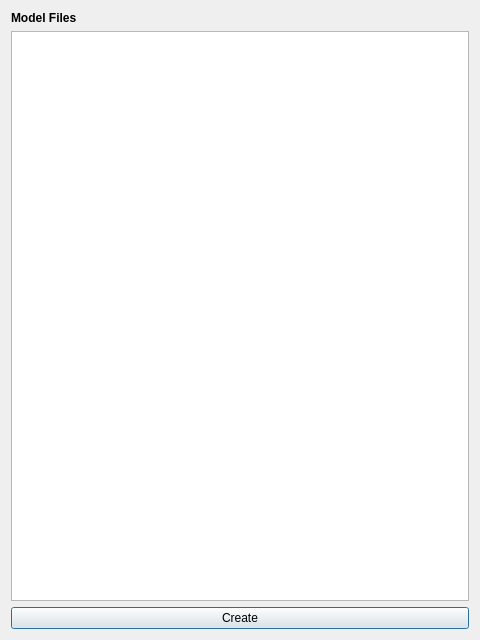
<?xml version="1.0" encoding="UTF-8"?>
<ui version="4.0">
 <class>MiroModelAssemblyDialog</class>
 <widget class="QDialog" name="MiroModelAssemblyDialog">
  <property name="geometry">
   <rect>
    <x>0</x>
    <y>0</y>
    <width>480</width>
    <height>640</height>
   </rect>
  </property>
  <property name="windowTitle">
   <string>Create Model Assembly File</string>
  </property>
  <layout class="QVBoxLayout" name="verticalLayout">
   <item>
    <widget class="QLabel" name="label">
     <property name="font">
      <font>
       <weight>75</weight>
       <bold>true</bold>
      </font>
     </property>
     <property name="text">
      <string>Model Files</string>
     </property>
    </widget>
   </item>
   <item>
    <widget class="QTreeView" name="directoryView"/>
   </item>
   <item>
    <widget class="QPushButton" name="createButton">
     <property name="text">
      <string>Create</string>
     </property>
    </widget>
   </item>
  </layout>
 </widget>
 <resources/>
 <connections/>
</ui>
